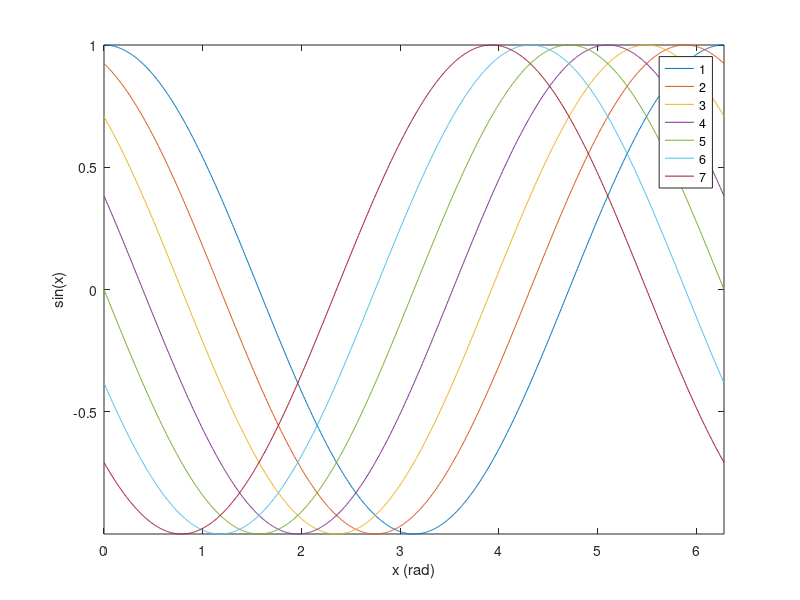

Here is the MATLAB script that generated this plot: (Note: this script raises an error after producing the figure.)
% define figure properties
opts.Colors     = get(groot,'defaultAxesColorOrder');
opts.saveFolder = 'img/';
opts.width      = 8.25;
opts.height     = 6.25;
opts.fontType   = 'Helvetica';
opts.fontSize   = 9;

% create new figure
fig = figure; clf



% plot sin-curves with the 7 standard colors
x = linspace(0, 2*pi, 1e3);
for i = 1:size(opts.Colors,1)
    h = plot(x, cos(x + (i-1)/8*pi)); hold on
end

% add axis labes and legend
axis tight
xlabel('x (rad)')
ylabel('sin(x)')
legend('1','2','3','4','5','6','7')

% scaling
fig.Units               = 'centimeters';
fig.Position(3)         = opts.width;
fig.Position(4)         = opts.height;

% set text properties
set(fig.Children, ...
    'FontName',     'Times', ...
    'FontSize',     9);

% remove unnecessary white space
set(gca,'LooseInset',max(get(gca,'TightInset'), 0.02))

% export to png
fig.PaperPositionMode   = 'auto';
print([opts.saveFolder 'my_figure'], '-dpng', '-r600')